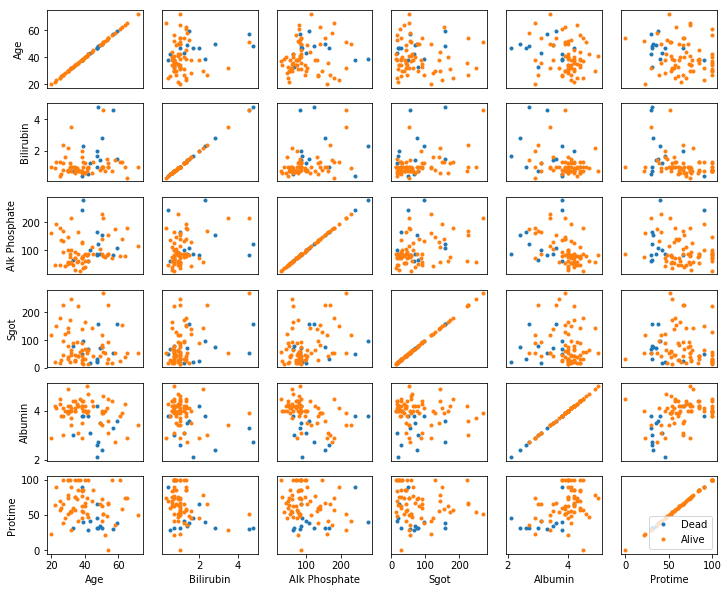

Recreate this plot in Python.
#!/usr/bin/env python3
# -*- coding: utf-8 -*-
"""
Created on Sun Feb 25 19:12:53 2018

@author: krechnitz
"""

from hepatitis_projection import *
import numpy as np
from scipy import stats
from scipy import spatial
from mpl_toolkits.mplot3d import Axes3D
import pandas as pd
from matplotlib import axes

numerical = [0,13,14,15,16,17]
binary = [2,3,4,5,6,7,8,9,10,11,12,18]
attributeNames = ['Age','Sex','Steroid','Antivirals','Fatigue','Malaise',
                  'Anorexia','Liver Big','Liver Firm','Spleen Palpable','Spiders',
                  'Ascites','Varices','Bilirubin','Alk Phosphate','Sgot','Albumin',
                  'Protime','Histology']
x1 = np.asarray(X[:,17])
#np.correlate(x1,x2)
for i in numerical:
    print(np.corrcoef(x1,np.asanyarray(X[:,i])))
row = -1
figure(figsize=(12,10))

#plot each combination of non binary attributes against eachother
for i1 in numerical:
    row = row + 1
    column = 0
    for i2 in numerical:
        subplot(6, 6, row*6 + column + 1)
        for c in range(1,3):
    # select indices belonging to class c:
            class_mask = np.asmatrix(y).A.ravel()==c
            plot(np.array(X[class_mask,i2]), np.array(X[class_mask,i1]), '.')
            if row==6-1:
                xlabel(attributeNames[i2])
            else:
                xticks([])
            if column==0:
                ylabel(attributeNames[i1])
            else:
                yticks([])
            #ylim(0,X.max()*1.1)
            #xlim(0,X.max()*1.1)
        column = column + 1
legend(classNames)
show()



binaryMatrix = (X[:,binary] == 2)
deathInfo = np.mat(np.empty((80, 12)))
for d in range(len(binaryMatrix)):
    intermediate = binaryMatrix[:,d]@np.asmatrix(class_mask)
    
    deathInfo[:,d] = intermediate[:,d]
figure(figsize = (30,45))

ypos = 0
xpos = -1
for b in range(len(binary)):
    xpos = xpos + 1
    if(xpos == 6):
        xpos = 0
        ypos = ypos + 1
    subplot(12,12, ypos*12 + xpos + 1)
    for c in range(1,3):
        class_mask = np.asmatrix(y).A.ravel()==c
    plt.plot(np.array(binaryMatrix[:,b]),np.array(class_mask),'.')
    m = binary[b]
    xlabel(attributeNames[m])
        
show()



#take the values that show the highest correlation between class and attribute
#and graph the 3d plot 

colors = ['blue', 'green']

f = figure()
ax = f.add_subplot(111, projection='3d') #Here the mpl_toolkits is used
for c in range(1,3):
    class_mask = np.asmatrix(y).A.ravel()==c
    s = ax.scatter(X[class_mask,numerical[2]], X[class_mask,numerical[4]], X[class_mask,numerical[5]], c=colors[c-1])

ax.view_init(30, 220)
ax.set_xlabel(attributeNames[numerical[2]])
ax.set_ylabel(attributeNames[numerical[4]])
ax.set_zlabel(attributeNames[numerical[5]])

show()


#Age correlations 
    #no strong correlations with age

#Bilirubin correlations
    #age 
    #Alk Phosphate .317
    #SGOT  .315
    #Albumin -.344
    #Protime -.362

#Alk Phosphate correlations
    #age 
    #Bilirubin .317
    #SGOT  .349
    #Albumin -.410
    #Protime -.212

#SGOT correlations
    #age 
    #Bilirubin .315
    #Alk Phosphate  .349
    #Albumin -.113
    #Protime -.145

#Albumin correlations
    #age 
    #Bilirubin -.344
    #Alk Phosphate  .410
    #SGOT -.113
    #Protime .435

#Protime correlations
    #age 
    #Bilirubin -.362
    #Alk Phosphate  -.212
    #SGOT -.145
    #Albumin .435




    
